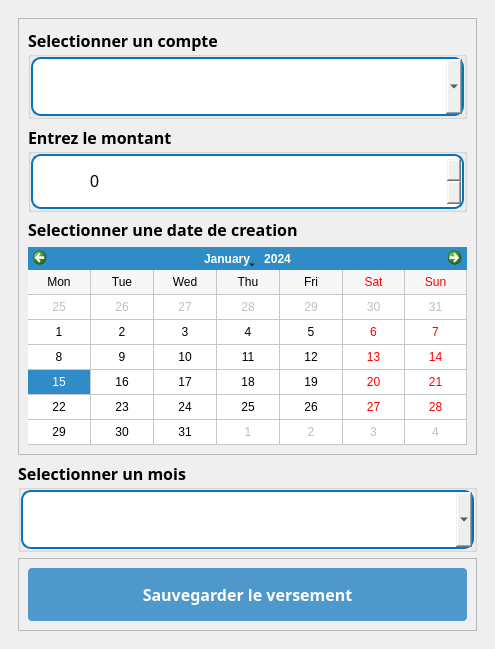
<?xml version="1.0" encoding="UTF-8"?>
<ui version="4.0">
 <class>Dialog</class>
 <widget class="QDialog" name="Dialog">
  <property name="geometry">
   <rect>
    <x>0</x>
    <y>0</y>
    <width>495</width>
    <height>649</height>
   </rect>
  </property>
  <property name="windowTitle">
   <string>Dialog</string>
  </property>
  <layout class="QVBoxLayout" name="verticalLayout">
   <property name="spacing">
    <number>0</number>
   </property>
   <property name="leftMargin">
    <number>0</number>
   </property>
   <property name="topMargin">
    <number>0</number>
   </property>
   <property name="rightMargin">
    <number>0</number>
   </property>
   <property name="bottomMargin">
    <number>0</number>
   </property>
   <item>
    <widget class="QWidget" name="widget" native="true">
     <layout class="QVBoxLayout" name="verticalLayout_2">
      <property name="spacing">
       <number>0</number>
      </property>
      <property name="leftMargin">
       <number>0</number>
      </property>
      <property name="topMargin">
       <number>0</number>
      </property>
      <property name="rightMargin">
       <number>0</number>
      </property>
      <property name="bottomMargin">
       <number>0</number>
      </property>
      <item>
       <widget class="QWidget" name="widget_2" native="true">
        <layout class="QVBoxLayout" name="verticalLayout_3">
         <item>
          <widget class="QWidget" name="widget_3" native="true">
           <layout class="QVBoxLayout" name="verticalLayout_4">
            <item>
             <widget class="QFrame" name="frame">
              <property name="styleSheet">
               <string notr="true"/>
              </property>
              <property name="frameShape">
               <enum>QFrame::StyledPanel</enum>
              </property>
              <property name="frameShadow">
               <enum>QFrame::Raised</enum>
              </property>
              <layout class="QVBoxLayout" name="verticalLayout_5">
               <item>
                <widget class="QGroupBox" name="groupBox_3">
                 <property name="font">
                  <font>
                   <family>GeForce</family>
                   <pointsize>12</pointsize>
                   <weight>75</weight>
                   <bold>true</bold>
                  </font>
                 </property>
                 <property name="title">
                  <string>Selectionner un compte</string>
                 </property>
                 <layout class="QVBoxLayout" name="verticalLayout_8">
                  <property name="spacing">
                   <number>0</number>
                  </property>
                  <property name="leftMargin">
                   <number>0</number>
                  </property>
                  <property name="topMargin">
                   <number>0</number>
                  </property>
                  <property name="rightMargin">
                   <number>0</number>
                  </property>
                  <property name="bottomMargin">
                   <number>0</number>
                  </property>
                  <item>
                   <widget class="QFrame" name="input_6">
                    <property name="styleSheet">
                     <string notr="true">#input_6{
	background:white;
	border-radius:10px;
	border:2px  solid rgb(10, 114, 189);
}

#nature{
	border: none;
}</string>
                    </property>
                    <property name="frameShape">
                     <enum>QFrame::StyledPanel</enum>
                    </property>
                    <property name="frameShadow">
                     <enum>QFrame::Raised</enum>
                    </property>
                    <layout class="QHBoxLayout" name="horizontalLayout_5">
                     <property name="spacing">
                      <number>0</number>
                     </property>
                     <property name="leftMargin">
                      <number>10</number>
                     </property>
                     <property name="topMargin">
                      <number>0</number>
                     </property>
                     <property name="rightMargin">
                      <number>0</number>
                     </property>
                     <property name="bottomMargin">
                      <number>0</number>
                     </property>
                     <item>
                      <widget class="QLabel" name="label_5">
                       <property name="maximumSize">
                        <size>
                         <width>30</width>
                         <height>30</height>
                        </size>
                       </property>
                       <property name="text">
                        <string/>
                       </property>
                       <property name="pixmap">
                        <pixmap>../../static/asset/icons/blue/credit-card.svg</pixmap>
                       </property>
                       <property name="scaledContents">
                        <bool>true</bool>
                       </property>
                      </widget>
                     </item>
                     <item>
                      <widget class="QComboBox" name="numeroCompte">
                       <property name="font">
                        <font>
                         <family>GeForce</family>
                         <pointsize>12</pointsize>
                         <weight>50</weight>
                         <bold>false</bold>
                        </font>
                       </property>
                       <property name="styleSheet">
                        <string notr="true">padding:15px;
border-radius:10px</string>
                       </property>
                      </widget>
                     </item>
                    </layout>
                   </widget>
                  </item>
                 </layout>
                </widget>
               </item>
               <item>
                <widget class="QGroupBox" name="groupBox_6">
                 <property name="font">
                  <font>
                   <family>GeForce</family>
                   <pointsize>12</pointsize>
                   <weight>75</weight>
                   <bold>true</bold>
                  </font>
                 </property>
                 <property name="title">
                  <string>Entrez le montant</string>
                 </property>
                 <layout class="QVBoxLayout" name="verticalLayout_14">
                  <property name="spacing">
                   <number>0</number>
                  </property>
                  <property name="leftMargin">
                   <number>0</number>
                  </property>
                  <property name="topMargin">
                   <number>0</number>
                  </property>
                  <property name="rightMargin">
                   <number>0</number>
                  </property>
                  <property name="bottomMargin">
                   <number>0</number>
                  </property>
                  <item>
                   <widget class="QFrame" name="input_9">
                    <property name="styleSheet">
                     <string notr="true">#input_9{
	background:white;
	border-radius:10px;
	border:2px  solid rgb(10, 114, 189);
}

#nature{
	border: none;
}</string>
                    </property>
                    <property name="frameShape">
                     <enum>QFrame::StyledPanel</enum>
                    </property>
                    <property name="frameShadow">
                     <enum>QFrame::Raised</enum>
                    </property>
                    <layout class="QHBoxLayout" name="horizontalLayout_8">
                     <property name="spacing">
                      <number>0</number>
                     </property>
                     <property name="leftMargin">
                      <number>10</number>
                     </property>
                     <property name="topMargin">
                      <number>0</number>
                     </property>
                     <property name="rightMargin">
                      <number>0</number>
                     </property>
                     <property name="bottomMargin">
                      <number>0</number>
                     </property>
                     <item>
                      <widget class="QLabel" name="ico_4">
                       <property name="maximumSize">
                        <size>
                         <width>30</width>
                         <height>30</height>
                        </size>
                       </property>
                       <property name="text">
                        <string/>
                       </property>
                       <property name="pixmap">
                        <pixmap>../../static/asset/icons/blue/dollar-sign.svg</pixmap>
                       </property>
                       <property name="scaledContents">
                        <bool>true</bool>
                       </property>
                      </widget>
                     </item>
                     <item>
                      <widget class="QSpinBox" name="montant">
                       <property name="font">
                        <font>
                         <pointsize>12</pointsize>
                        </font>
                       </property>
                       <property name="styleSheet">
                        <string notr="true">padding:15px;
border-radius:10px</string>
                       </property>
                       <property name="maximum">
                        <number>999999999</number>
                       </property>
                      </widget>
                     </item>
                    </layout>
                   </widget>
                  </item>
                 </layout>
                </widget>
               </item>
               <item>
                <widget class="QLabel" name="label">
                 <property name="font">
                  <font>
                   <family>GeForce</family>
                   <pointsize>12</pointsize>
                   <weight>75</weight>
                   <bold>true</bold>
                  </font>
                 </property>
                 <property name="text">
                  <string>Selectionner une date de creation</string>
                 </property>
                </widget>
               </item>
               <item>
                <widget class="QCalendarWidget" name="calandar">
                 <property name="focusPolicy">
                  <enum>Qt::NoFocus</enum>
                 </property>
                 <property name="minimumDate">
                  <date>
                   <year>2021</year>
                   <month>2</month>
                   <day>9</day>
                  </date>
                 </property>
                 <property name="gridVisible">
                  <bool>true</bool>
                 </property>
                 <property name="horizontalHeaderFormat">
                  <enum>QCalendarWidget::ShortDayNames</enum>
                 </property>
                 <property name="verticalHeaderFormat">
                  <enum>QCalendarWidget::NoVerticalHeader</enum>
                 </property>
                </widget>
               </item>
              </layout>
             </widget>
            </item>
            <item>
             <widget class="QGroupBox" name="groupBox_2">
              <property name="font">
               <font>
                <family>GeForce</family>
                <pointsize>12</pointsize>
                <weight>75</weight>
                <bold>true</bold>
               </font>
              </property>
              <property name="title">
               <string>Selectionner un mois</string>
              </property>
              <layout class="QVBoxLayout" name="verticalLayout_7">
               <property name="spacing">
                <number>0</number>
               </property>
               <property name="leftMargin">
                <number>0</number>
               </property>
               <property name="topMargin">
                <number>0</number>
               </property>
               <property name="rightMargin">
                <number>0</number>
               </property>
               <property name="bottomMargin">
                <number>0</number>
               </property>
               <item>
                <widget class="QFrame" name="input_3">
                 <property name="styleSheet">
                  <string notr="true">#input_3{
	background:white;
	border-radius:10px;
	border:2px  solid rgb(10, 114, 189);
}

#ctg_2{
	border: none;
}</string>
                 </property>
                 <property name="frameShape">
                  <enum>QFrame::StyledPanel</enum>
                 </property>
                 <property name="frameShadow">
                  <enum>QFrame::Raised</enum>
                 </property>
                 <layout class="QHBoxLayout" name="horizontalLayout_3">
                  <property name="spacing">
                   <number>0</number>
                  </property>
                  <property name="leftMargin">
                   <number>10</number>
                  </property>
                  <property name="topMargin">
                   <number>0</number>
                  </property>
                  <property name="rightMargin">
                   <number>0</number>
                  </property>
                  <property name="bottomMargin">
                   <number>0</number>
                  </property>
                  <item>
                   <widget class="QLabel" name="label_6">
                    <property name="maximumSize">
                     <size>
                      <width>30</width>
                      <height>30</height>
                     </size>
                    </property>
                    <property name="text">
                     <string/>
                    </property>
                    <property name="pixmap">
                     <pixmap>../../static/asset/icons/blue/calendar.svg</pixmap>
                    </property>
                    <property name="scaledContents">
                     <bool>true</bool>
                    </property>
                   </widget>
                  </item>
                  <item>
                   <widget class="QComboBox" name="mois">
                    <property name="font">
                     <font>
                      <family>GeForce</family>
                      <pointsize>12</pointsize>
                      <weight>50</weight>
                      <bold>false</bold>
                     </font>
                    </property>
                    <property name="styleSheet">
                     <string notr="true">padding:15px;
border-radius:10px</string>
                    </property>
                   </widget>
                  </item>
                 </layout>
                </widget>
               </item>
              </layout>
             </widget>
            </item>
            <item>
             <widget class="QFrame" name="frame_2">
              <property name="frameShape">
               <enum>QFrame::StyledPanel</enum>
              </property>
              <property name="frameShadow">
               <enum>QFrame::Raised</enum>
              </property>
              <layout class="QVBoxLayout" name="verticalLayout_9">
               <item>
                <widget class="QPushButton" name="saveVersement">
                 <property name="font">
                  <font>
                   <family>GeForce</family>
                   <pointsize>12</pointsize>
                   <weight>75</weight>
                   <bold>true</bold>
                  </font>
                 </property>
                 <property name="cursor">
                  <cursorShape>PointingHandCursor</cursorShape>
                 </property>
                 <property name="styleSheet">
                  <string notr="true">#saveVersement{
	background: rgb(10, 114, 189, 0.7);
	color: rgb(255, 255, 255);
	border-radius:4px;
	padding: 15px
}

#saveVersement:hover{
	background: rgb(10, 114, 189, 1);
	border-radius:4px
}
</string>
                 </property>
                 <property name="text">
                  <string>Sauvegarder le versement</string>
                 </property>
                 <property name="icon">
                  <iconset>
                   <normaloff>../../static/asset/icons/white/save.svg</normaloff>../../static/asset/icons/white/save.svg</iconset>
                 </property>
                 <property name="iconSize">
                  <size>
                   <width>25</width>
                   <height>25</height>
                  </size>
                 </property>
                </widget>
               </item>
              </layout>
             </widget>
            </item>
           </layout>
          </widget>
         </item>
        </layout>
       </widget>
      </item>
     </layout>
    </widget>
   </item>
  </layout>
 </widget>
 <resources/>
 <connections/>
</ui>
